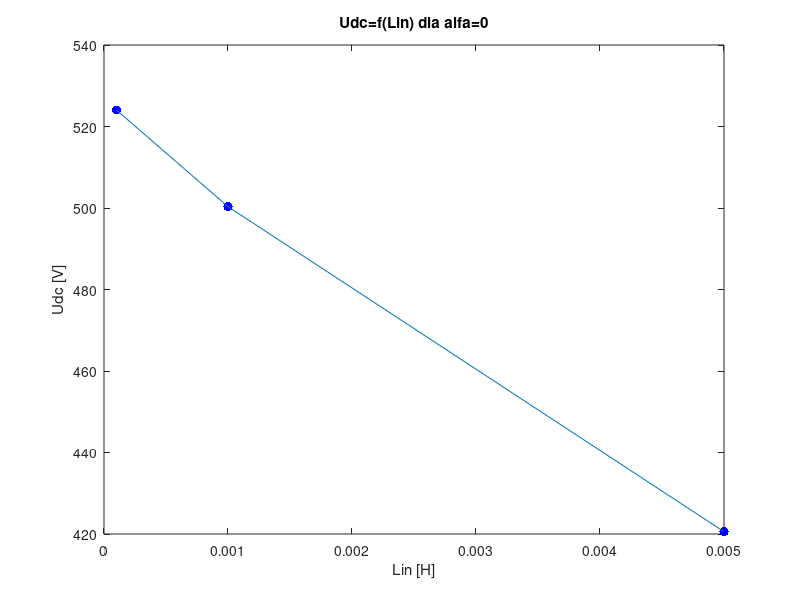
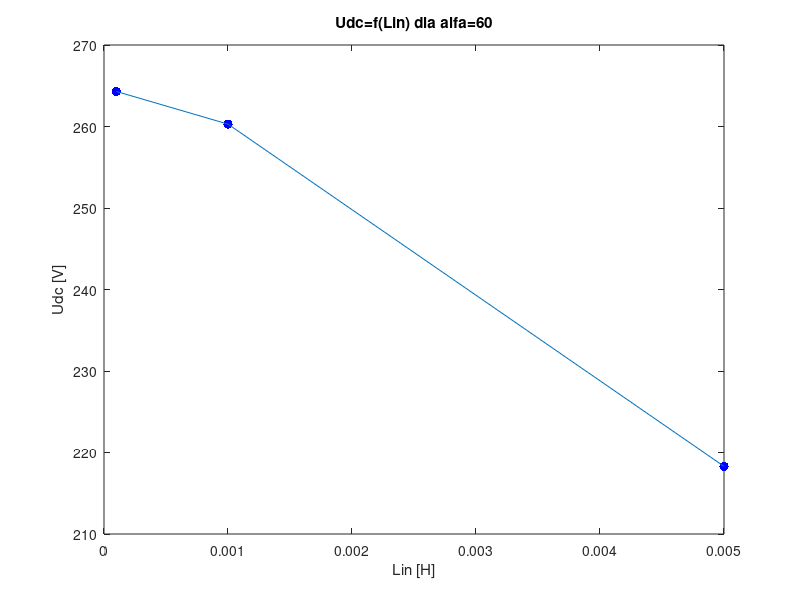

Reproduce these figures in MATLAB, in order.
clear all
close all 
clc

Uin0=[524.0554 500.3336 420.5664];
% Uin45=[375.6400 365.4718 302.7794];
Uin60=[264.2976 260.2937 218.3012];
% Uin90=[68.3863 65.3645 44.0212];
% Uin135=[0.1386 0.1416 0.1626];
Lin=[100e-6 1e-3 5e-3];
figure
plot(Lin,Uin0,'b.', 'MarkerSize', 20);
hold on;
plot(Lin,Uin0)
title('Udc=f(Lin) dla alfa=0');
ylabel('Udc [V]'); 
xlabel('Lin [H]'); 
% figure
% plot(Lin,Uin45,'b.', 'MarkerSize', 20);
% hold on;
% plot(Lin,Uin45)
% title('Charakterystyka napięcia od Lin');
% ylabel('Uin [V]'); 
% xlabel('Lin [H]'); 
figure
plot(Lin,Uin60,'b.', 'MarkerSize', 20);
hold on;
plot(Lin,Uin60)
title('Udc=f(Lin) dla alfa=60');
ylabel('Udc [V]'); 
xlabel('Lin [H]'); 
% figure
% plot(Lin,Uin90,'b.', 'MarkerSize', 20);
% hold on;
% plot(Lin,Uin90)
% title('Charakterystyka napięcia od Lin');
% ylabel('Uin [V]'); 
% xlabel('Lin [H]'); 
% figure
% plot(Lin,Uin135,'b.', 'MarkerSize', 20);
% hold on;
% plot(Lin,Uin135)
% title('Charakterystyka napięcia od Lin');
% ylabel('Uin [V]'); 
% xlabel('Lin [H]'); 
